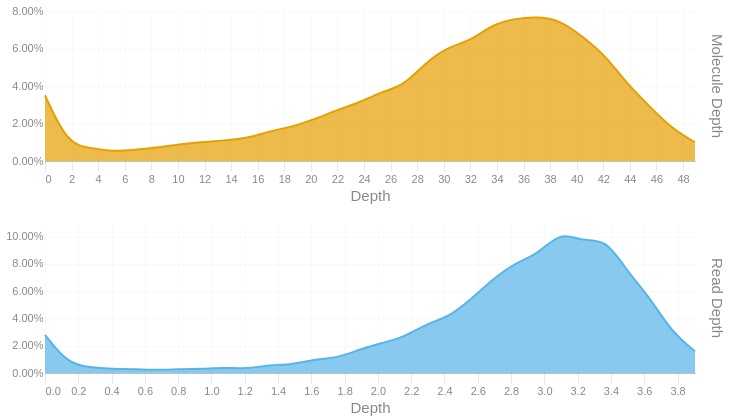

Source (notebook cell):
### Code cell
readdep = depth_hist(tb['Read Depth'], q99, 3)
readdep = readdep.with_columns(pl.lit('Read Depth').alias('Metric'))
if not SKIPLR:
    moldep = depth_hist(tb['Molecule Depth'], mol_q99, 1)
    moldep = moldep.with_columns(pl.lit('Molecule Depth').alias('Metric'))
    _hist = pl.concat([readdep, moldep])
    _hist = _hist.filter(pl.col('Proportion') != 0)
    with SafeRender(_hist):
        (
            alt.Chart(_hist)        
            .mark_area(interpolate = "basis")
            .encode(
                x=alt.X('Bin:Q').scale(domainMin=0).axis(alt.Axis(title='Depth')),
                y = alt.Y('Proportion:Q', title = None).axis(format = '.2%'),
                color = alt.Color('Metric:N').legend(None),
                row = alt.Row("Metric:N").header(title = None, labelOrient = 'right'),
                tooltip = [
                    alt.Tooltip("Metric:N", title = "Metric"),
                    alt.Tooltip('Interval:N', title = "Depth Interval"),
                    alt.Tooltip('Proportion:Q', title = "% Alignments").format('.2%')
                ]
            )
            .resolve_scale(x='independent', y='independent')
            .properties(
                height = 150, width = 650,
                usermeta={'embedOptions': {'downloadFileName': f'{samplename}.depth.hist'}}
            )
        ).display()
else:
    readdep = readdep.filter(pl.col('Proportion') != 0)
    with SafeRender(readdep):
        (
            alt.Chart(readdep)        
            .mark_area(interpolate = "basis")
            .encode(
                x=alt.X('Bin:Q').scale(domainMin=0).axis(alt.Axis(title='Depth')),
                y = alt.Y('Proportion:Q', title = None).axis(format = '.2%'),
                tooltip = [
                    alt.Tooltip('Interval:N', title = "Depth Interval"),
                    alt.Tooltip('Proportion:Q', title = "% Alignments").format('.2%')
                ]
            )
            .properties(
                usermeta={'embedOptions': {'downloadFileName': f'{samplename}.depth.hist'}}
            )
        ).display()

### Figure 1 — Vega-Lite specification as saved in the notebook (floating-point values rounded to 4 significant figures)
{"width": 650, "height": 150, "config": {"title": {"anchor": "start", "dy": -15, "fontSize": 18, "color": "#888888", "subtitleColor": "#888888", "subtitleFontSize": 14}, "arc": {"fill": "#0072B2"}, "axis": {"domainColor": "#888888", "domainWidth": 0.5, "gridWidth": 0.2, "grid": false, "titleFontWeight": 400, "titleFontSize": 15, "labelFontSize": 11, "labelColor": "#888888", "tickColor": "#888888", "tickWidth": 0.2, "titleColor": "#888888"}, "axisBand": {"grid": false}, "axisX": {"grid": true, "tickSize": 10, "domainCap": "round"}, "axisY": {"domain": false, "grid": true, "tickSize": 0, "domainCap": "round"}, "background": "transparent", "header": {"labelFontSize": 15, "labelColor": "#888888", "titleFontSize": 15, "titleFontWeight": 600, "titleColor": "#888888"}, "legend": {"labelFont": "sans-serif", "labelFontSize": 12, "labelColor": "#888888", "symbolSize": 100, "symbolType": "circle", "titleFontSize": 12, "titlePadding": 10, "titleColor": "#888888", "title": null}, "range": {"category": ["#E69F00", "#56B4E9", "#009E73", "#F0E442", "#0072B2", "#D55E00", "#CC79A7", "#000000"], "diverging": ["#cfe8f3", "#a2d4ec", "#73bfe2", "#46abdb", "#1696d2", "#12719e"]}, "area": {"fill": "#0072B2", "fillOpacity": 0.7, "line": true, "strokeOpacity": 0.7}, "line": {"color": "#0072B2", "stroke": "#0072B2", "strokeWidth": 2}, "trail": {"color": "#0072B2", "stroke": "#0072B2", "strokeWidth": 0, "size": 1}, "point": {"filled": true, "fillOpacity": 1.0, "size": 95}, "text": {"color": "#888888", "fontSize": 11, "align": "right", "fontWeight": 400, "size": 11}, "bar": {"fill": "#0072B2", "stroke": null}, "view": {"stroke": null, "continuousWidth": 660, "continuousHeight": 400}}, "data": {"name": "data-1f275f8cf692b4478f1bada363e02e6a"}, "mark": {"type": "area", "interpolate": "basis"}, "encoding": {"color": {"field": "Metric", "legend": null, "type": "nominal"}, "row": {"field": "Metric", "header": {"title": null, "labelOrient": "right"}, "type": "nominal"}, "tooltip": [{"field": "Metric", "title": "Metric", "type": "nominal"}, {"field": "Interval", "title": "Depth Interval", "type": "nominal"}, {"field": "Proportion", "format": ".2%", "title": "% Alignments", "type": "quantitative"}], "x": {"axis": {"title": "Depth"}, "field": "Bin", "scale": {"domainMin": 0}, "type": "quantitative"}, "y": {"axis": {"format": ".2%"}, "field": "Proportion", "title": null, "type": "quantitative"}}, "resolve": {"scale": {"x": "independent", "y": "independent"}}, "usermeta": {"embedOptions": {"downloadFileName": "S5_StJohns_3470.depth.hist"}}, "$schema": "https://vega.github.io/schema/vega-lite/v6.1.0.json", "datasets": {"data-1f275f8cf692b4478f1bada363e02e6a": [{"Bin": 0.0, "Interval": "0.0-0.135", "Proportion": 0.028, "Metric": "Read Depth"}, {"Bin": 0.135, "Interval": "0.135-0.269", "Proportion": 0.007, "Metric": "Read Depth"}, {"Bin": 0.269, "Interval": "0.269-0.404", "Proportion": 0.004, "Metric": "Read Depth"}, {"Bin": 0.404, "Interval": "0.404-0.539", "Proportion": 0.003, "Metric": "Read Depth"}, {"Bin": 0.539, "Interval": "0.539-0.673", "Proportion": 0.003, "Metric": "Read Depth"}, {"Bin": 0.673, "Interval": "0.673-0.808", "Proportion": 0.002, "Metric": "Read Depth"}, {"Bin": 0.808, "Interval": "0.808-0.943", "Proportion": 0.003, "Metric": "Read Depth"}, {"Bin": 0.943, "Interval": "0.943-1.077", "Proportion": 0.003, "Metric": "Read Depth"}, {"Bin": 1.077, "Interval": "1.077-1.212", "Proportion": 0.004, "Metric": "Read Depth"}, {"Bin": 1.212, "Interval": "1.212-1.347", "Proportion": 0.003, "Metric": "Read Depth"}, {"Bin": 1.347, "Interval": "1.347-1.481", "Proportion": 0.006, "Metric": "Read Depth"}, {"Bin": 1.481, "Interval": "1.481-1.616", "Proportion": 0.006, "Metric": "Read Depth"}, {"Bin": 1.616, "Interval": "1.616-1.751", "Proportion": 0.01, "Metric": "Read Depth"}, {"Bin": 1.751, "Interval": "1.751-1.885", "Proportion": 0.011, "Metric": "Read Depth"}, {"Bin": 1.885, "Interval": "1.885-2.02", "Proportion": 0.017, "Metric": "Read Depth"}, {"Bin": 2.02, "Interval": "2.02-2.155", "Proportion": 0.022, "Metric": "Read Depth"}, {"Bin": 2.155, "Interval": "2.155-2.289", "Proportion": 0.026, "Metric": "Read Depth"}, {"Bin": 2.289, "Interval": "2.289-2.424", "Proportion": 0.036, "Metric": "Read Depth"}, {"Bin": 2.424, "Interval": "2.424-2.559", "Proportion": 0.041, "Metric": "Read Depth"}, {"Bin": 2.559, "Interval": "2.559-2.693", "Proportion": 0.054, "Metric": "Read Depth"}, {"Bin": 2.693, "Interval": "2.693-2.828", "Proportion": 0.069, "Metric": "Read Depth"}, {"Bin": 2.828, "Interval": "2.828-2.963", "Proportion": 0.081, "Metric": "Read Depth"}, {"Bin": 2.963, "Interval": "2.963-3.097", "Proportion": 0.087, "Metric": "Read Depth"}, {"Bin": 3.097, "Interval": "3.097-3.232", "Proportion": 0.104, "Metric": "Read Depth"}, {"Bin": 3.232, "Interval": "3.232-3.367", "Proportion": 0.096, "Metric": "Read Depth"}, {"Bin": 3.367, "Interval": "3.367-3.501", "Proportion": 0.099, "Metric": "Read Depth"}, {"Bin": 3.501, "Interval": "3.501-3.636", "Proportion": 0.074, "Metric": "Read Depth"}, {"Bin": 3.636, "Interval": "3.636-3.771", "Proportion": 0.055, "Metric": "Read Depth"}, {"Bin": 3.771, "Interval": "3.771-3.905", "Proportion": 0.029, "Metric": "Read Depth"}, {"Bin": 3.905, "Interval": "3.905-4.04", "Proportion": 0.016, "Metric": "Read Depth"}, {"Bin": 0.0, "Interval": "0.0-1.7", "Proportion": 0.035, "Metric": "Molecule Depth"}, {"Bin": 1.7, "Interval": "1.7-3.4", "Proportion": 0.009, "Metric": "Molecule Depth"}, {"Bin": 3.4, "Interval": "3.4-5.1", "Proportion": 0.007, "Metric": "Molecule Depth"}, {"Bin": 5.1, "Interval": "5.1-6.7", "Proportion": 0.005, "Metric": "Molecule Depth"}, {"Bin": 6.7, "Interval": "6.7-8.4", "Proportion": 0.006, "Metric": "Molecule Depth"}, {"Bin": 8.4, "Interval": "8.4-10.1", "Proportion": 0.007, "Metric": "Molecule Depth"}, {"Bin": 10.1, "Interval": "10.1-11.8", "Proportion": 0.009, "Metric": "Molecule Depth"}, {"Bin": 11.8, "Interval": "11.8-13.5", "Proportion": 0.01, "Metric": "Molecule Depth"}, {"Bin": 13.5, "Interval": "13.5-15.2", "Proportion": 0.011, "Metric": "Molecule Depth"}, {"Bin": 15.2, "Interval": "15.2-16.9", "Proportion": 0.012, "Metric": "Molecule Depth"}, {"Bin": 16.9, "Interval": "16.9-18.5", "Proportion": 0.016, "Metric": "Molecule Depth"}, {"Bin": 18.5, "Interval": "18.5-20.2", "Proportion": 0.018, "Metric": "Molecule Depth"}, {"Bin": 20.2, "Interval": "20.2-21.9", "Proportion": 0.022, "Metric": "Molecule Depth"}, {"Bin": 21.9, "Interval": "21.9-23.6", "Proportion": 0.027, "Metric": "Molecule Depth"}, {"Bin": 23.6, "Interval": "23.6-25.3", "Proportion": 0.031, "Metric": "Molecule Depth"}, {"Bin": 25.3, "Interval": "25.3-27.0", "Proportion": 0.037, "Metric": "Molecule Depth"}, {"Bin": 27.0, "Interval": "27.0-28.7", "Proportion": 0.04, "Metric": "Molecule Depth"}, {"Bin": 28.7, "Interval": "28.7-30.4", "Proportion": 0.053, "Metric": "Molecule Depth"}, {"Bin": 30.4, "Interval": "30.4-32.0", "Proportion": 0.061, "Metric": "Molecule Depth"}, {"Bin": 32.0, "Interval": "32.0-33.7", "Proportion": 0.064, "Metric": "Molecule Depth"}, {"Bin": 33.7, "Interval": "33.7-35.4", "Proportion": 0.073, "Metric": "Molecule Depth"}, {"Bin": 35.4, "Interval": "35.4-37.1", "Proportion": 0.076, "Metric": "Molecule Depth"}, {"Bin": 37.1, "Interval": "37.1-38.8", "Proportion": 0.077, "Metric": "Molecule Depth"}, {"Bin": 38.8, "Interval": "38.8-40.5", "Proportion": 0.075, "Metric": "Molecule Depth"}, {"Bin": 40.5, "Interval": "40.5-42.2", "Proportion": 0.066, "Metric": "Molecule Depth"}, {"Bin": 42.2, "Interval": "42.2-43.8", "Proportion": 0.056, "Metric": "Molecule Depth"}, {"Bin": 43.8, "Interval": "43.8-45.5", "Proportion": 0.041, "Metric": "Molecule Depth"}, {"Bin": 45.5, "Interval": "45.5-47.2", "Proportion": 0.029, "Metric": "Molecule Depth"}, {"Bin": 47.2, "Interval": "47.2-48.9", "Proportion": 0.017, "Metric": "Molecule Depth"}, {"Bin": 48.9, "Interval": "48.9-50.59", "Proportion": 0.01, "Metric": "Molecule Depth"}]}}
